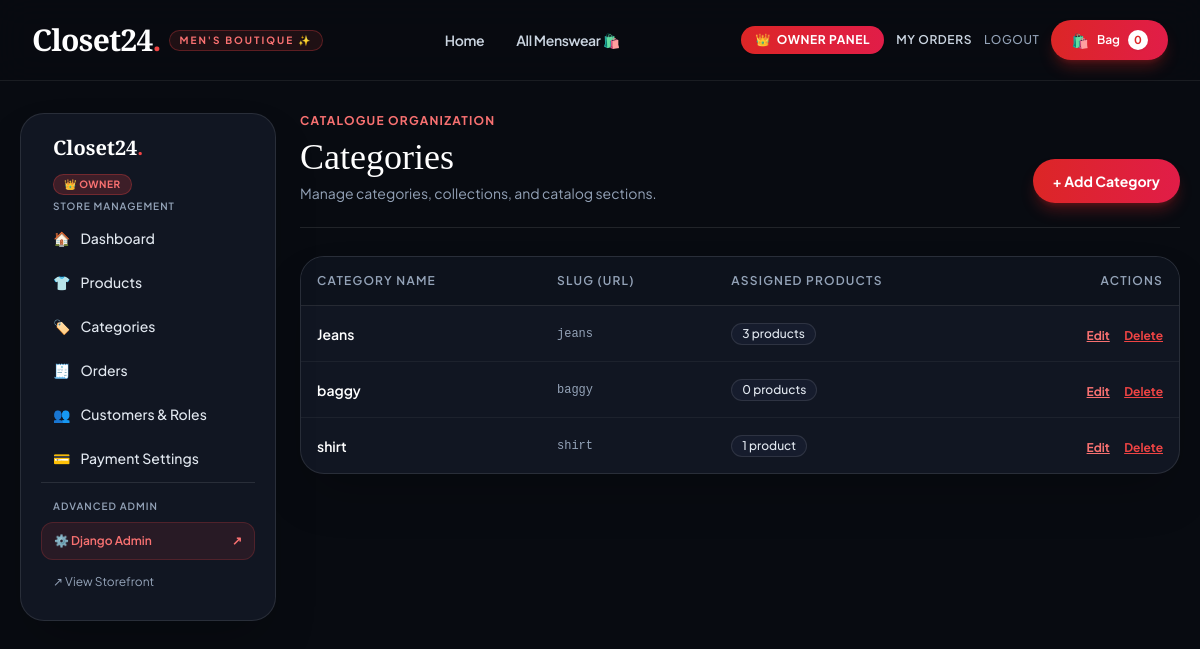
The app's page /owner/categories/ (signed in) with its own data.
### shop/models.py (models this page shows, shortened)
class Category(models.Model):
    name = models.CharField(max_length=80, unique=True)
    slug = models.SlugField(unique=True)
    class Meta:
        verbose_name_plural = "Categories"

### shop/views.py (the view)
    def _wrapped_view(request, *args, **kwargs):
        if not is_owner(request.user):
            messages.error(request, "Access restricted. Only the Business Owner has permission to access this page.")
            return redirect("owner_dashboard")
        return view_func(request, *args, **kwargs)

### shop/context_processors.py (called while the page is built)
def cart_count(request):
    cart = request.session.get("cart", {})
    return {"cart_count": sum(item.get("quantity", 0) for item in cart.values())}

def shop_settings(request):
    return {"shop_settings": ShopSettings.objects.first()}

def is_owner_check(request):
    if not request.user.is_authenticated:
        return {"is_owner": False,
                "is_staff_member":False,
                "is_store_admin":False,
                "user_role":"guest"
                }
    profile = Profile.objects.filter(user=request.user).first()
    if profile:
        role = profile.role
    elif request.user.is_superuser:
        role = "owner"
    elif request.user.is_staff:
        role = "staff"
    else:
        role = "customer"
    is_own = (role == "owner") or request.user.is_superuser
    is_stff = (role == "staff")
    return {"is_owner": is_own,
            "is_staff_member":is_stff,
            "is_store_admin":is_own or is_stff,
            "user_role":role}

### shop/views.py (called while the page is built)
def is_owner(user):
    if not user.is_authenticated:
        return False
    if user.is_superuser:
        return True
    profile = Profile.objects.filter(user=user).first()
    return profile is not None and profile.role == "owner"

def owner_required(view_func):
    def _wrapped_view(request, *args, **kwargs):
        if not is_owner(request.user):
            messages.error(request, "Access restricted. Only the Business Owner has permission to access this page.")
            return redirect("owner_dashboard")
        return view_func(request, *args, **kwargs)
    return login_required(_wrapped_view)

@owner_required
def owner_categories(request):
    from django.db.models import Count
    categories = Category.objects.annotate(product_count=Count("product")).order_by("name")
    return render(request, "owner/categories.html", {"categories": categories})

### templates/owner/categories.html (shortened to what this page needs)
{% extends "owner/base.html" %}
{% block owner_content %}
<div class="flex justify-between items-end border-b border-white/10 pb-6">
  <div>
    <p class="uppercase tracking-widest text-xs text-red-400 font-bold">Catalogue Organization</p>
    <h1 class="display text-4xl mt-2 text-white">Categories</h1>
    <p class="text-slate-400 mt-1.5 text-sm">Manage categories, collections, and catalog sections.</p>
  </div>
  <a href="{% url 'owner_category_new' %}" class="bg-gradient-to-r from-red-600 to-rose-600 hover:from-red-500 hover:to-rose-500 text-white rounded-full px-5 py-3 text-sm font-bold shadow-lg shadow-red-600/30 transition">+ Add Category</a>
</div>
<div class="bg-[#111622] border border-white/10 rounded-3xl mt-7 overflow-x-auto shadow-2xl">
  <table class="w-full text-sm">
    <thead class="bg-[#0d121c] text-xs uppercase tracking-widest border-b border-white/10">
      <tr>
        <th class="text-left p-4 font-semibold text-slate-400">Category Name</th>
        <th class="text-left p-4 font-semibold text-slate-400">Slug (URL)</th>
        <th class="text-left p-4 font-semibold text-slate-400">Assigned Products</th>
        <th class="p-4 text-right font-semibold text-slate-400">Actions</th>
      </tr>
    </thead>
    <tbody class="divide-y divide-white/5">
      {% for category in categories %}
      <tr class="hover:bg-[#161c2d] transition">
        <td class="p-4 font-semibold text-white">{{ category.name }}</td>
        <td class="p-4 text-slate-400 font-mono text-xs">{{ category.slug }}</td>
        <td class="p-4">
          <span class="inline-flex items-center px-2.5 py-0.5 rounded-full text-xs font-medium bg-[#161c2d] border border-white/10 text-slate-200">
            {{ category.product_count }} product{{ category.product_count|pluralize }}
          </span>
        </td>
        <td class="p-4 text-right space-x-3 whitespace-nowrap">
          <a class="text-xs font-bold text-red-400 hover:text-red-300 underline" href="{% url 'owner_category_edit' category.id %}">Edit</a>
          <form method="post" action="{% url 'owner_category_delete' category.id %}" class="inline-block" onsubmit="return confirm('Are you sure you want to delete category \'{{ category.name|escapejs }}\'? Products in this category will become uncategorized.');">
            <button type="submit" class="text-xs font-bold text-red-500 hover:text-red-400 underline">Delete</button>
          </form>
        </td>
      </tr>
      {% empty %}
      <tr>
        <td colspan="4" class="p-10 text-center text-slate-400">No categories found. Click "+ Add Category" to create one.</td>
      </tr>
      {% endfor %}
    </tbody>
  </table>
</div>
{% endblock %}

### templates/base.html (style rules this page uses)
body { font-family: 'Plus Jakarta Sans', sans-serif; background-color: #080b11; color: #f1f5f9; }
.display { font-family: 'Playfair Display', serif; }

### records on screen
Category: name "Jeans", slug "jeans", product_count "3"
Category: name "baggy", slug "baggy", product_count "0"
Category: name "shirt", slug "shirt", product_count "1"

### other values on screen
{{ cart_count }} "0"
